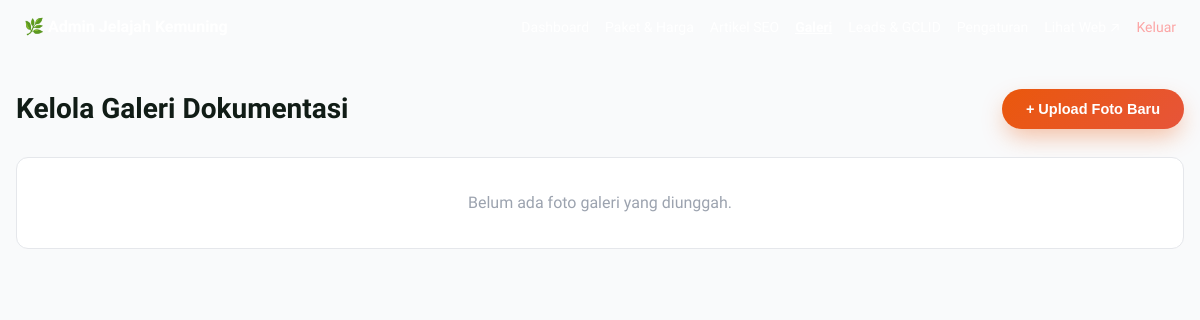
/admin/galeri.php (signed in), run on an earlier commit of the app's database.
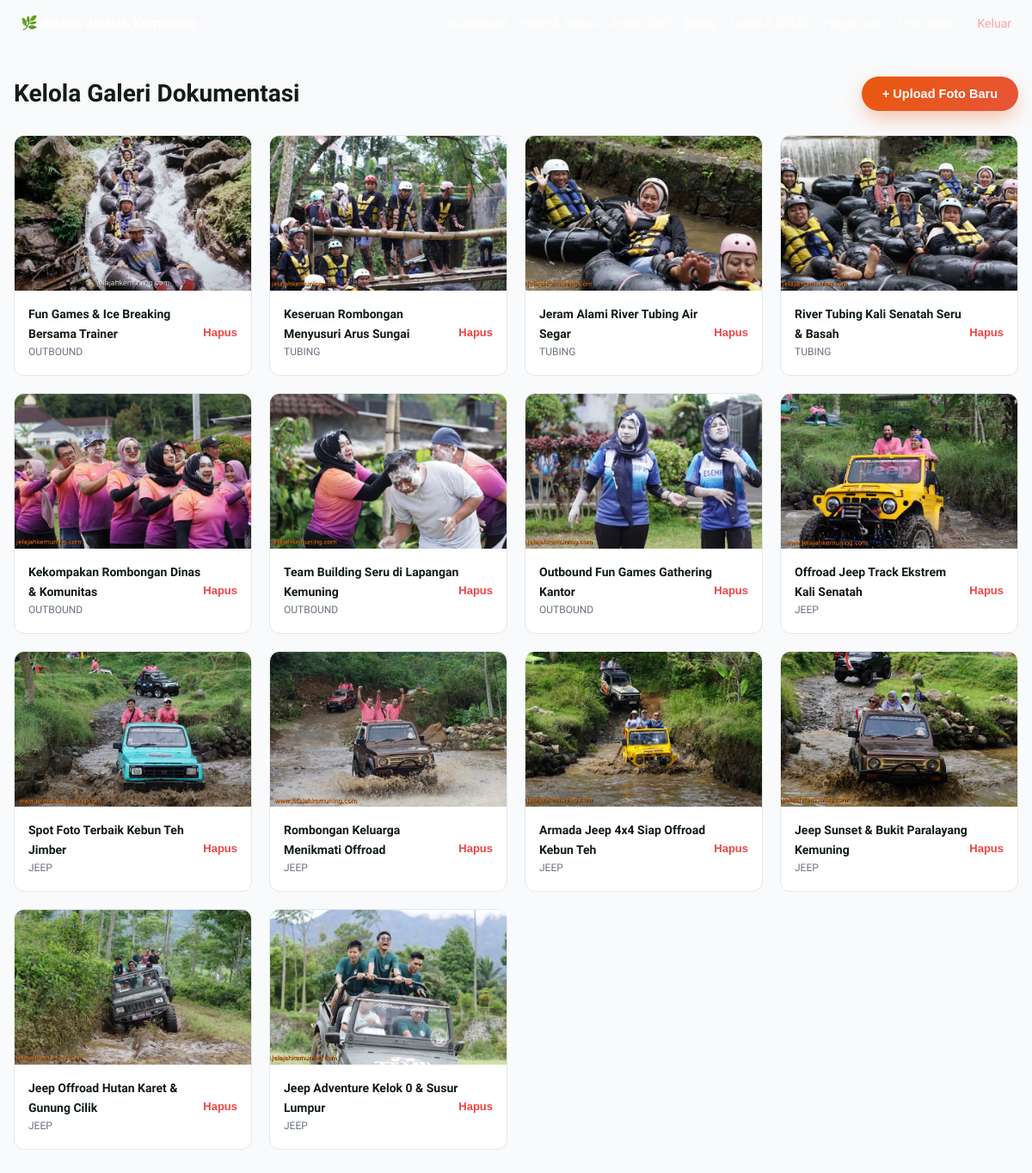
And on a later commit of the database.
### tables this page shows
CREATE TABLE IF NOT EXISTS galleries (
    id INTEGER PRIMARY KEY AUTO_INCREMENT,
    title VARCHAR(200) NOT NULL,
    image_url VARCHAR(255) NOT NULL,
    category_tag VARCHAR(50) DEFAULT 'jeep',
    sort_order INTEGER DEFAULT 0,
    created_at TIMESTAMP DEFAULT CURRENT_TIMESTAMP
);

### admin/galeri.php (the view, shortened to what this page needs)
<?php
$db = Database::getInstance()->getConnection();
$galleries = $db->query("SELECT * FROM galleries ORDER BY id DESC")->fetchAll(PDO::FETCH_ASSOC);
?>
<!DOCTYPE html>
<html lang="id">
<head>
    <link rel="stylesheet" href="/assets/css/style.min.css">
</head>
<body style="background:#F9FAFB;">
    <div style="background:var(--primary); color:#fff; padding:14px 24px; display:flex; justify-content:space-between; align-items:center;">
        <strong>🌿 Admin Jelajah Kemuning</strong>
        <div style="display:flex; gap:16px; font-size:14px;">
            <a href="/admin/index.php">Dashboard</a>
            <a href="/admin/paket.php">Paket & Harga</a>
            <a href="/admin/artikel.php">Artikel SEO</a>
            <a href="/admin/galeri.php" style="font-weight:700; text-decoration:underline;">Galeri</a>
            <a href="/admin/leads.php">Leads & GCLID</a>
            <a href="/admin/settings.php">Pengaturan</a>
            <a href="/" target="_blank">Lihat Web ↗</a>
            <a href="/admin/logout.php" style="color:#FCA5A5;">Keluar</a>
        </div>
    </div>
    <div class="container" style="padding:32px 16px;">
        <div style="display:flex; justify-content:space-between; align-items:center; margin-bottom:24px;">
            <h1 style="font-size:1.75rem; font-weight:800;">Kelola Galeri Dokumentasi</h1>
            <button onclick="document.getElementById('modal-add').classList.remove('hidden')" class="btn-accent">+ Upload Foto Baru</button>
        </div>
        <div style="display:grid; grid-template-columns:repeat(auto-fit, minmax(260px, 1fr)); gap:20px;">
            <?php if (empty($galleries)): ?>
            <div style="background:#fff; border:1px solid #E5E7EB; border-radius:12px; padding:32px; text-align:center; grid-column:1/-1; color:#9CA3AF;">
                Belum ada foto galeri yang diunggah.
            </div>
            <?php else: foreach ($galleries as $gal): ?>
            <div style="background:#fff; border:1px solid #E5E7EB; border-radius:12px; overflow:hidden;">
                <img src="<?= htmlspecialchars($gal['image_url']) ?>" alt="<?= htmlspecialchars($gal['title']) ?>" style="width:100%; height:180px; object-fit:cover;">
                <div style="padding:16px; display:flex; justify-content:space-between; align-items:center;">
                    <div>
                        <div style="font-weight:700; font-size:14px;"><?= htmlspecialchars($gal['title']) ?></div>
                        <div style="font-size:12px; color:#6B7280; text-transform:uppercase;"><?= htmlspecialchars($gal['category_tag']) ?></div>
                    </div>
                    <form method="POST" onsubmit="return confirm('Hapus foto ini?')">
                        <button type="submit" style="background:none; border:none; color:#EF4444; cursor:pointer; font-size:13px; font-weight:600;">Hapus</button>
                    </form>
                </div>
            </div>
            <?php endforeach; endif; ?>
        </div>
    </div>
</body>
</html>

What changed in the data, as far as the page shows it:
added galleries: image_url (picture), title "Fun Games & Ice Breaking Bersama Trainer", category_tag "OUTBOUND"
added galleries: image_url (picture), title "Keseruan Rombongan Menyusuri Arus Sungai", category_tag "TUBING"
added galleries: image_url (picture), title "Jeram Alami River Tubing Air Segar", category_tag "TUBING"
added galleries: image_url (picture), title "River Tubing Kali Senatah Seru & Basah", category_tag "TUBING"
added galleries: image_url (picture), title "Kekompakan Rombongan Dinas & Komunitas", category_tag "OUTBOUND"
added galleries: image_url (picture), title "Team Building Seru di Lapangan Kemuning", category_tag "OUTBOUND"
added galleries: image_url (picture), title "Outbound Fun Games Gathering Kantor", category_tag "OUTBOUND"
added galleries: image_url (picture), title "Offroad Jeep Track Ekstrem Kali Senatah", category_tag "JEEP"
added galleries: image_url (picture), title "Spot Foto Terbaik Kebun Teh Jimber", category_tag "JEEP"
added galleries: image_url (picture), title "Rombongan Keluarga Menikmati Offroad", category_tag "JEEP"
added galleries: image_url (picture), title "Armada Jeep 4x4 Siap Offroad Kebun Teh", category_tag "JEEP"
added galleries: image_url (picture), title "Jeep Sunset & Bukit Paralayang Kemuning", category_tag "JEEP"
added galleries: image_url (picture), title "Jeep Offroad Hutan Karet & Gunung Cilik", category_tag "JEEP"
added galleries: image_url (picture), title "Jeep Adventure Kelok 0 & Susur Lumpur", category_tag "JEEP"
Also different on the page:
text no longer shown: "Belum ada foto galeri yang diunggah."
